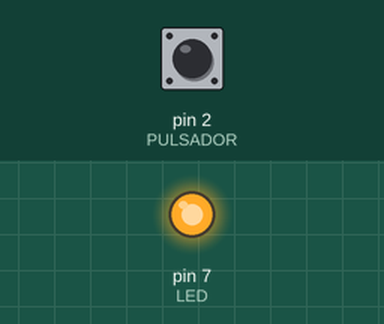
A sketch run on a simulated Arduino Uno, built with avr-gcc and run on an emulated ATmega328P. Shown: output pins drawn as LEDs (lit = HIGH). Inputs (shaded band) come from the test bench; at power-on: pin 2 (PULSADOR) HIGH.

Above: at 1.2 s.
1.3 s: pin 2 (PULSADOR) pulled LOW for 0.15 s
At 1.9 s:
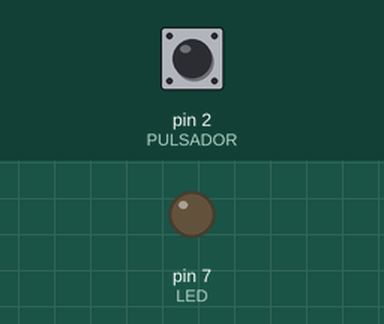
2.9 s: pin 2 (PULSADOR) pulled LOW for 1 s
At 4.3 s:
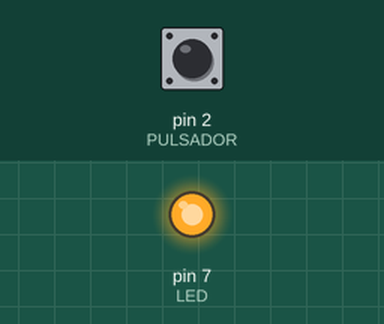
5.4 s: pin 2 (PULSADOR) pulled LOW for 3.2 s
At 9.1 s:
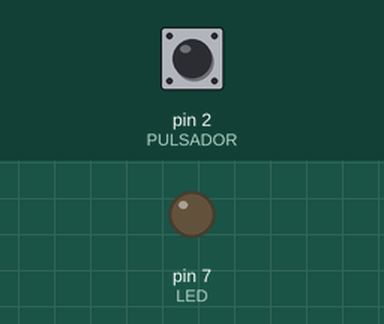
Timing chart, 0 to 10.6 s (numbered marks = the images above; inputs shaded):
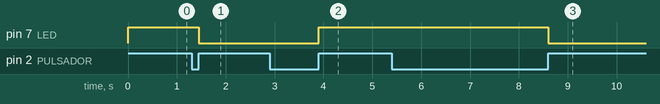

Measured:
- after the input at 1.3 s, pin 7 (LED): HIGH → LOW after 0.15 s
- after the input at 2.9 s, pin 7 (LED): LOW → HIGH after 1.0 s
- after the input at 5.4 s, pin 7 (LED): HIGH → LOW after 3.2 s

The sketch:

switchOnOff.ino
```cpp
int PULSADOR = 2;
int LED = 7;
bool buttonState = false;

void setup(){

pinMode(PULSADOR, INPUT);
pinMode(LED, OUTPUT);
digitalWrite(LED, LOW);

 }

void loop (){

while(digitalRead(PULSADOR) == LOW){
 }

if (buttonState == false) {
digitalWrite(LED, HIGH);
buttonState = true;
} else {
digitalWrite(LED, LOW);
buttonState = false;
}
while(digitalRead(PULSADOR) == HIGH){
 }
}
```
